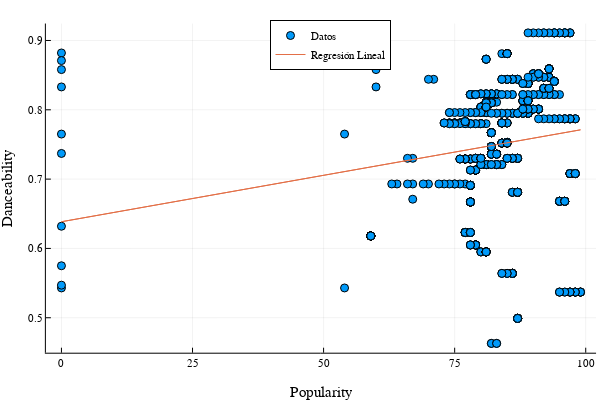

The code cell stored with this chart in its notebook:
### Code cell
# Graficar el resultado de la regresión
scatter(data_ar.popularity, data_ar.danceability, label="Datos")
plot!(data_ar.popularity, predict(regresion_ar), label="Regresión Lineal", 
    xlabel="Popularity", ylabel="Danceability", legend=:top)

### Figure 1 — Plotly figure (JSON) as saved in the notebook; plotly's stock layout.template omitted (floating-point values rounded to 4 significant figures; data arrays with more than 128 entries replaced by an {"elided": "..."} marker saying what was removed)
{"data": [{"colorbar": {"len": 0.9143, "title": "", "x": 0.9934, "y": 0.533}, "legendgroup": "Datos", "marker": {"color": "rgba(0, 154, 250, 1.000)", "line": {"color": "rgba(0, 0, 0, 1.000)", "width": 1}, "size": 8, "symbol": "circle"}, "mode": "markers", "name": "Datos", "showlegend": true, "type": "scatter", "x": {"elided": "1000 int values"}, "xaxis": "x", "y": {"elided": "1000 float values"}, "yaxis": "y"}, {"colorbar": {"len": 0.9143, "title": "", "x": 0.9934, "y": 0.533}, "legendgroup": "Regresión Lineal", "line": {"color": "rgba(227, 111, 71, 1.000)", "dash": "solid", "shape": "linear", "width": 1}, "mode": "lines", "name": "Regresión Lineal", "showlegend": true, "type": "scatter", "x": {"elided": "1000 int values"}, "xaxis": "x", "y": {"elided": "1000 float values"}, "yaxis": "y"}], "layout": {"annotations": [], "height": 400, "legend": {"bgcolor": "rgba(255, 255, 255, 1.000)", "bordercolor": "rgba(0, 0, 0, 1.000)", "borderwidth": 1, "font": {"color": "rgba(0, 0, 0, 1.000)", "family": "sans-serif", "size": 11}, "title": {"font": {"color": "rgba(0, 0, 0, 1.000)", "family": "sans-serif", "size": 15}, "text": ""}, "tracegroupgap": 0, "traceorder": "normal", "x": 0.55, "xanchor": "center", "y": 1, "yanchor": "top"}, "margin": {"b": 20, "l": 0, "r": 0, "t": 20}, "paper_bgcolor": "rgba(255, 255, 255, 1.000)", "plot_bgcolor": "rgba(255, 255, 255, 1.000)", "showlegend": true, "width": 600, "xaxis": {"anchor": "y", "domain": [0.07647, 0.9934], "gridcolor": "rgba(0, 0, 0, 0.100)", "gridwidth": 0.5, "linecolor": "rgba(0, 0, 0, 1.000)", "mirror": false, "range": [-2.97, 102.0], "showgrid": true, "showline": true, "showticklabels": true, "tickangle": 0, "tickcolor": "rgb(0, 0, 0)", "tickfont": {"color": "rgba(0, 0, 0, 1.000)", "family": "sans-serif", "size": 11}, "tickmode": "array", "ticks": "inside", "ticktext": ["0", "25", "50", "75", "100"], "tickvals": [0, 25, 50, 75, 100], "title": "Popularity", "titlefont": {"color": "rgba(0, 0, 0, 1.000)", "family": "sans-serif", "size": 15}, "type": "-", "visible": true, "zeroline": false, "zerolinecolor": "rgba(0, 0, 0, 1.000)"}, "yaxis": {"anchor": "x", "domain": [0.07581, 0.9902], "gridcolor": "rgba(0, 0, 0, 0.100)", "gridwidth": 0.5, "linecolor": "rgba(0, 0, 0, 1.000)", "mirror": false, "range": [0.4496, 0.9244], "showgrid": true, "showline": true, "showticklabels": true, "tickangle": 0, "tickcolor": "rgb(0, 0, 0)", "tickfont": {"color": "rgba(0, 0, 0, 1.000)", "family": "sans-serif", "size": 11}, "tickmode": "array", "ticks": "inside", "ticktext": ["0.5", "0.6", "0.7", "0.8", "0.9"], "tickvals": [0.5, 0.6, 0.7, 0.8, 0.9], "title": "Danceability", "titlefont": {"color": "rgba(0, 0, 0, 1.000)", "family": "sans-serif", "size": 15}, "type": "-", "visible": true, "zeroline": false, "zerolinecolor": "rgba(0, 0, 0, 1.000)"}}}
